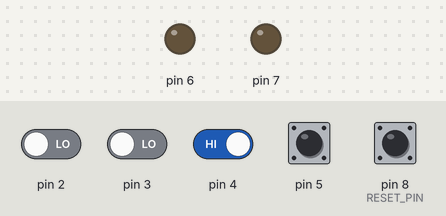
This sketch was run on a simulated Arduino Uno, built with avr-gcc and run on an emulated ATmega328P. Parts: output pins drawn as LEDs (lit = HIGH). Inputs (shaded band) come from the test bench; at power-on: pin 4, pin 5, pin 8 (RESET_PIN) HIGH, pin 2, pin 3 LOW.

Above: at 5.7 s.
5.8 s: pin 2 driven HIGH and pin 4 driven LOW
At 7.0 s:
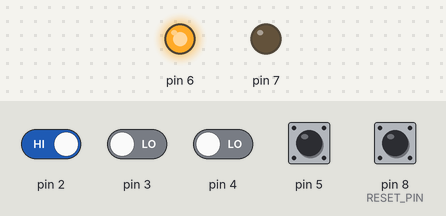
7.3 s: pin 2 driven LOW
At 8.4 s:
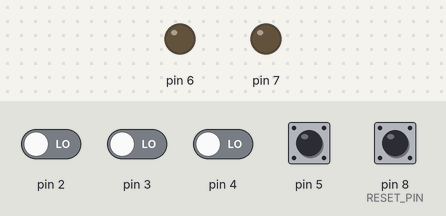
8.8 s: pin 2 driven HIGH
At 9.5 s:
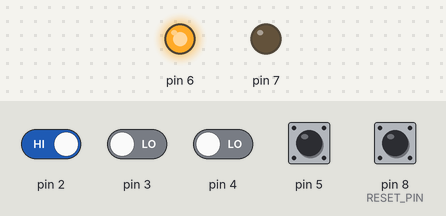
Timing chart, 0 to 11.3 s (numbered marks = the images above; inputs shaded):
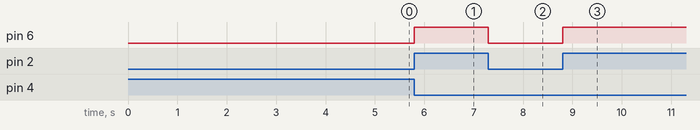

Measured:
- after the input at 5.8 s, pin 6: LOW → HIGH at once
- after the input at 7.3 s, pin 6: HIGH → LOW at once
- after the input at 8.8 s, pin 6: LOW → HIGH at once

The sketch:

firmware.ino
```cpp
#include <Streaming.h>
#include "firmware.h"
#include "constants.h"
#include "utility.h"
#include "photogate.h"
#include "system_state.h"

SystemState systemState;

void setup()
{
    systemState.initialize();
}

void loop()
{
    systemState.update();
    systemState.handleSerialRequest();
}

void onPhotogatePinChange0()
{
    static int photogateNum = 0;
    systemState.onPhotogatePinChange(photogateNum);
}

void onPhotogatePinChange1()
{
    static int photogateNum = 1;
    systemState.onPhotogatePinChange(photogateNum);
}
```

constants.cpp
```cpp
#include "constants.h"
#include "photogate.h"


namespace constants
{
    const long BAUDRATE = 115200;
    const int RESET_PIN = 8;
    const unsigned long MAXIMUM_RUNTIME = 3600000000; // 60 min
    const PhotogateConfig PHOTOGATE_CONFIG[NUMBER_OF_PHOTOGATES] =
    {
        {6,2,4,0},  // Photogate 0, {LED, Signal, AutoDetect, interruptNum}
        {7,3,5,1}   // Photogate 1,   "     "         "            "
    };
}
```

constants.h
```cpp
#ifndef CONSTANTS_H
#define CONSTANTS_H

struct PhotogateConfig;

namespace constants
{

    enum {NUMBER_OF_PHOTOGATES=2};
    extern const long BAUDRATE;
    extern const int RESET_PIN;
    extern const unsigned long MAXIMUM_RUNTIME;
    extern const PhotogateConfig PHOTOGATE_CONFIG[NUMBER_OF_PHOTOGATES];

}


#endif
```

firmware.h
```cpp
#ifndef FIRMWARE_H
#define FIRMWARE_H

void onPhotogatePinChange0();
void onPhotogatePinChange1();

#endif
```

photogate.cpp
```cpp
#include "photogate.h"
#include <util/atomic.h>
#include <Streaming.h>
#include "utility.h"

// Photogate Public Methods
// ----------------------------------------------------------------------------

Photogate::Photogate(PhotogateConfig config)
{
    setConfig(config);
    initFlag_ = false;
}


void Photogate::initialize()
{
    pinMode(config_.ledPin,OUTPUT);
    pinMode(config_.signalPin,INPUT);
    pinMode(config_.autoDetectPin,INPUT_PULLUP);
    digitalWrite(config_.ledPin,HIGH);
    initFlag_ = true;
    reset();
};


bool Photogate::isInitialized()
{
    return initFlag_;
}


void Photogate::reset()
{
    state_ =  READY;
    entryTime_ = 0;
    exitTime_ = 0;
}


PhotogateConfig Photogate::getConfig()
{
    return config_;
}

void Photogate::setConfig(PhotogateConfig config)
{
    config_ = config;
    setAllBitMaskAndPort();
}


void Photogate::printConfig()
{
    Serial << "ledPin         = " << config_.ledPin << endl;
    Serial << "signalPin      = " << config_.signalPin << endl;
    Serial << "autoDetectPin  = " << config_.autoDetectPin << endl;
    Serial << "interruptNum   = " << config_.interruptNum << endl;
}


int Photogate::getLedPin()
{
    return config_.ledPin;
}


void Photogate::setLedPin(int pinNum)
{
    config_.ledPin =  pinNum;
    setLedBitMaskAndPort();
}


int Photogate::getSignalPin()
{
    return config_.signalPin;
}

void Photogate::setSignalPin(int pinNum)
{
    config_.signalPin = pinNum;
    setSignalBitMaskAndPort();
}


int Photogate::getAutoDetectPin()
{
    return config_.autoDetectPin;
}


void Photogate::setAutoDetectPin(int pinNum)
{
    config_.autoDetectPin = pinNum;
    setAutoDetectBitMaskAndPort();
}


int Photogate::getInterruptNum()
{
    return config_.interruptNum;
}


unsigned long  Photogate::getEntryTime(unsigned long startTime)
{
    if (!hasEntryTime())
    {
        return 0;
    }
    else
    {
        unsigned long entryTimeCpy;
        ATOMIC_BLOCK(ATOMIC_RESTORESTATE)
        {
            entryTimeCpy = entryTime_;
        }
        return entryTimeCpy - startTime;
    }
}


unsigned long  Photogate::getExitTime(unsigned long startTime)
{
    if (!hasExitTime())
    {
        return 0;
    }
    else
    {
        unsigned long exitTimeCpy;
        ATOMIC_BLOCK(ATOMIC_RESTORESTATE)
        {
            exitTimeCpy = exitTime_;
        }
        return exitTimeCpy - startTime;
    }
}


Photogate::State Photogate::getState()
{
    State stateCpy;
    ATOMIC_BLOCK(ATOMIC_RESTORESTATE)
    {
        stateCpy = state_;
    }
    return stateCpy;
}


bool Photogate::hasEntryTime()
{
    if (getState() != READY)
    {
        return true;
    }
    else
    {
        return false;
    }
}


bool Photogate::hasExitTime()
{
    if (getState() == DONE)
    {
        return true;
    }
    else
    {
        return false;
    }
}


bool Photogate::isDone()
{
    if (state_ == DONE)
    {
        return true;
    }
    else
    {
        return false;
    }
}


void Photogate::sendListData(unsigned long startTime)
{
    Serial << getState() << ',';
    Serial << hasEntryTime() << ',';
    Serial << getEntryTime(startTime) << ',';
    Serial << hasExitTime() << ',';
    Serial << getExitTime(startTime) << ',';
    Serial << isDone();
}


void Photogate::sendJsonData(unsigned long startTime)
{
    Serial << '{';
    Serial << "\"state\"" << ':' << "\"" << getStateStr() << "\"";
    Serial << ",\"isConnected\"" << ':' << boolToStr(isConnected());
    Serial << ",\"hasEntryTime\"" << ':' << boolToStr(hasEntryTime());
    Serial << ",\"entryTime\"" << ':' << getEntryTime(startTime);
    Serial << ",\"hasExitTime\"" << ':' << boolToStr(hasExitTime());
    Serial << ",\"exitTime\"" << ':' << getExitTime(startTime);
    Serial << ",\"isDone\"" << ':' << boolToStr(isDone());
    Serial << '}';
}


void Photogate::sendPrettyData(unsigned long startTime)
{
    Serial << "  state:        " << getState() << endl;
    Serial << "  isConnected   " << isConnected() << endl;
    Serial << "  hasEntryTime: " << hasEntryTime() << endl;
    Serial << "  entryTime:    " << getEntryTime(startTime) << endl;
    Serial << "  hasExitTime:  " << hasExitTime() << endl;
    Serial << "  exitTime:     " << getExitTime(startTime) << endl;
    Serial << "  isDone:       " << isDone() << endl;
}


const char* Photogate::getStateStr()
{
    switch (getState())
    {
        case READY:
            return "READY";

        case MEASURING:
            return "MEASURING";

        case DONE:
            return "DONE";

        default:
            return "UNKNOWN";
    }
}


// Photogate Protected methods
// ----------------------------------------------------------------------------

void Photogate::setAllBitMaskAndPort()
{
    setSignalBitMaskAndPort();
    setLedBitMaskAndPort();
    setAutoDetectBitMaskAndPort();
}

void Photogate::setSignalBitMaskAndPort()
{
    signalPinBitMask_ = digitalPinToBitMask(config_.signalPin);
    uint8_t signalPort = digitalPinToPort(config_.signalPin);
    signalPortInReg_ = portInputRegister(signalPort);
}


void Photogate::setLedBitMaskAndPort()
{
    ledPinBitMask_ = digitalPinToBitMask(config_.ledPin);
    uint8_t ledPort = digitalPinToPort(config_.ledPin);
    ledPortOutReg_ = portOutputRegister(ledPort);
}


void Photogate::setAutoDetectBitMaskAndPort()
{
    autoDetectPinBitMask_ = digitalPinToBitMask(config_.autoDetectPin);
    uint8_t autoDetectPort = digitalPinToPort(config_.autoDetectPin);
    autoDetectPortInReg_ = portInputRegister(autoDetectPort);
}
```

photogate.h
```cpp
#ifndef PHOTOGATE_H
#define PHOTOGATE_H
#include "constants.h"
#include <Arduino.h>

struct PhotogateConfig
{
    int ledPin;
    int signalPin;
    int autoDetectPin;
    int interruptNum;
};
const PhotogateConfig DEFAULT_CONFIG = {6,2,4,0};


class Photogate
{
    public:

        enum State {READY=0, MEASURING, DONE};

        Photogate(PhotogateConfig config=DEFAULT_CONFIG);
        void initialize();
        bool isInitialized();
        void reset();

        PhotogateConfig getConfig();
        void setConfig(PhotogateConfig config);
        void printConfig();

        int getLedPin();
        void setLedPin(int pinNum);

        int getSignalPin();
        void setSignalPin(int pinNum);

        int getAutoDetectPin();
        void setAutoDetectPin(int pinNum);

        int getInterruptNum();

        unsigned long  getEntryTime(unsigned long startTime=0);
        unsigned long  getExitTime(unsigned long startTime=0);
        State getState();
        bool hasEntryTime();
        bool hasExitTime();
        bool isDone();

        void sendListData(unsigned long startTime=0);
        void sendJsonData(unsigned long startTime=0);
        void sendPrettyData(unsigned long startTime=0);
        const char* getStateStr();


        inline void setLedOn();
        inline void setLedOff();
        inline void setLedFromSignal();
        inline void setLedFromSignal(int signal);
        inline int getSignal();
        inline State getStateUnsafe();
        inline bool isConnected();
        inline void update();

    protected:

        bool initFlag_;
        PhotogateConfig config_;
        volatile unsigned long entryTime_;  // Value changed in interrupt
        volatile unsigned long exitTime_;   // Value changed in interrupt
        volatile State state_;              // Value changed in interrupt

        // Store pin masks and port output registers for faster digital IO
        uint8_t ledPinBitMask_;
        uint8_t autoDetectPinBitMask_;
        uint8_t signalPinBitMask_;

        volatile uint8_t *ledPortOutReg_;
        volatile uint8_t *autoDetectPortInReg_;
        volatile uint8_t *signalPortInReg_;

        void setLedBitMaskAndPort();
        void setSignalBitMaskAndPort();
        void setAutoDetectBitMaskAndPort();
        void setAllBitMaskAndPort();

};


inline void Photogate::setLedOn()
{
    *ledPortOutReg_ |= ledPinBitMask_;
}


inline void Photogate::setLedOff()
{
    *ledPortOutReg_ &= ~ledPinBitMask_;
}


inline void Photogate::setLedFromSignal()
{
    int signal = getSignal();
    setLedFromSignal(signal);
}


inline void Photogate::setLedFromSignal(int signal)
{
    if (isConnected())
    {
        if (signal == LOW)
        {
            setLedOff();
        }
        else
        {
            setLedOn();
        }
    }
    else
    {
        setLedOff();
    }
}


inline int Photogate::getSignal()
{
    if (*signalPortInReg_ & signalPinBitMask_)
    {
        return HIGH;
    }
    else
    {
        return LOW;
    }
}


inline Photogate::State Photogate::getStateUnsafe()
{
    // Fast access function - only for use in interrupt or ATOMIC_BLOCK
    return state_;
}


inline bool Photogate::isConnected()
{
    if (*autoDetectPortInReg_ & autoDetectPinBitMask_)
    {
        return false;
    }
    else
    {
        return true;
    }
}


inline void Photogate::update()
{
    int signal = getSignal();
    unsigned long eventTime = micros();

    if (isConnected())
    {
        switch (state_)
        {
            case READY:
                if (signal == LOW)
                {
                    entryTime_ = eventTime;
                    state_ = MEASURING;
                }
                break;

            case MEASURING:
                if (signal == HIGH)
                {
                    exitTime_ = eventTime;
                    state_ = DONE;
                }
                break;

            case DONE:
                break;

            default:
                break;
        }
    }
    setLedFromSignal(signal);
}

#endif
```

system_state.h
```cpp
#ifndef SYSTEM_STATE_H
#define SYSTEM_STATE_H
#include "photogate.h"
#include "constants.h"

class SystemState
{
    public:
        enum OperatingMode {NO_PHOTOGATE=0, ONE_PHOTOGATE, TWO_PHOTOGATE};

        SystemState();
        void initialize();
        void update();
        void reset();
        bool isDone();
        void handleSerialRequest();
        void sendListData();
        void sendJsonData();
        void sendPrettyData();
        void onPhotogatePinChange(int photogateNum);
        unsigned long getRunTime();
        const char* getOperatingModeStr();

    protected:
        Photogate photogate_[constants::NUMBER_OF_PHOTOGATES];
        unsigned long startTime_;
        OperatingMode operatingMode_;
        bool running_;
        bool timeout_;

        void checkOperatingMode();
        void checkForResetButton();
        void checkRunTime();
        void checkForDone();
        void updatePhotogateLed();

};

#endif
```

utility.h
```cpp
#ifndef UTILITY_H
#define UTILITY_H

inline const char* const boolToStr(bool value)
{
    return value ? "true" : "false";
}

#endif
```

Source omitted: system_state.cpp (8503 bytes)
